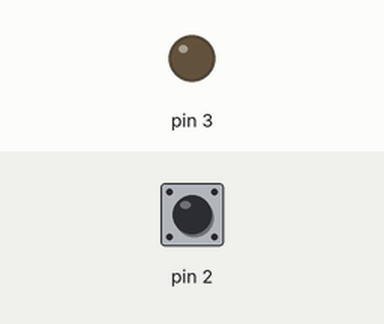
Bench run of a sketch on a simulated Arduino Uno, built with avr-gcc and run on an emulated ATmega328P. Shown: output pins drawn as LEDs (lit = HIGH). Inputs (shaded band) come from the test bench; at power-on: pin 2 HIGH. What the sketch prints to the serial monitor is not drawn.

Above: at 1.2 s.
1.3 s: pin 2 pulled LOW for 0.15 s
At 1.38 s:
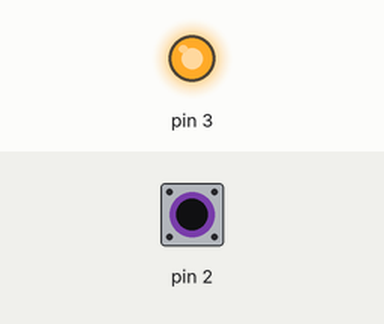
2.9 s: pin 2 pulled LOW for 3.2 s
At 6.9 s:
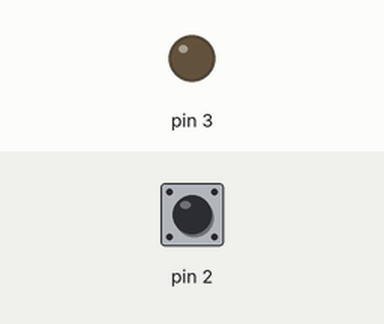
Timing chart, 0 to 8.4 s (numbered marks = the images above; inputs shaded):
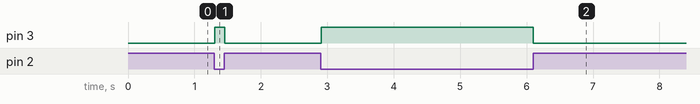

Measured:
- after the input at 1.3 s, pin 3: LOW → HIGH at once, → LOW 0.15 s later
- after the input at 2.9 s, pin 3: LOW → HIGH at once, → LOW 3.2 s later

The sketch:

Resistor_direto_da_placae_acendendo_a_placa.ino
```cpp
//RESISTOR NA PROPRIA PLACA com LED
//CTRL + U envia para a placa
void setup() {
  // put your setup code here, to run once:
pinMode (2, INPUT_PULLUP);
pinMode (3, OUTPUT);
Serial.begin(9600);
}

void loop() {
  // put your main code here, to run repeatedly:
int estado = digitalRead(2);
Serial.println(estado);

if(estado==0){
  digitalWrite(3,1);
}
else{
  digitalWrite(3,0);
}
}
```
